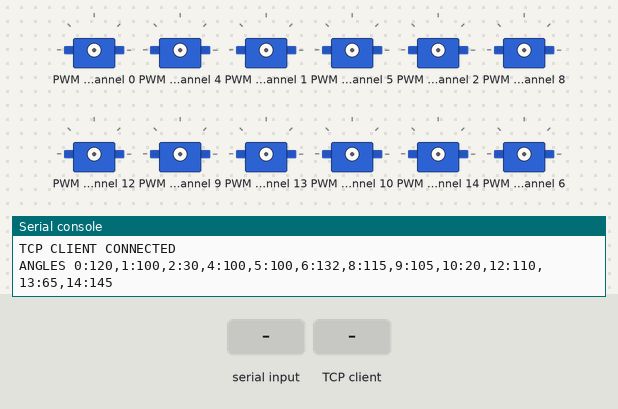
Simulated run of this program. Board: ESP32 board running MicroPython. On the bench: 12 × servo, the last lines printed to the serial console. The test bench sets the inputs (shaded band). WiFi joins after 1.5 s; one TCP client connects 1 s after the port opens and stays connected; servo angles are drawn from the pulse width (0.5 ms = 0°, 2.5 ms = 180°); library files of the repository ran but are not shown: pca9685.py.

Above: at 2.8 s.
2.9 s: "STAND" typed at the serial console, then Enter
At 5.3 s:
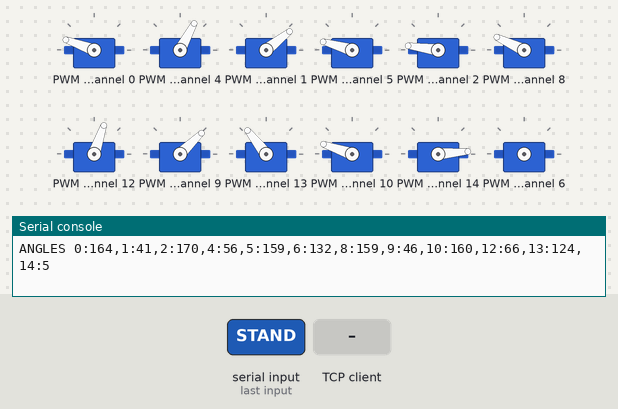
At 5.81 s:
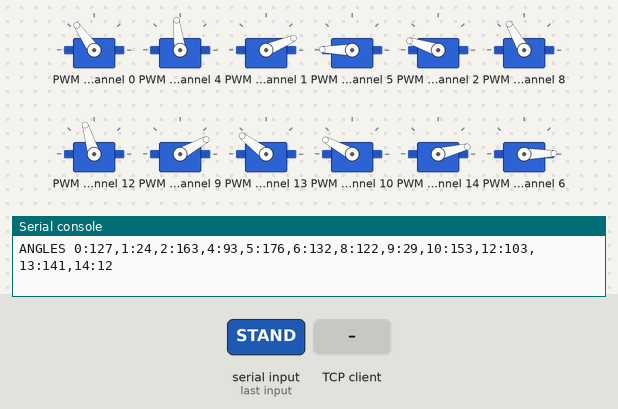
5.9 s: "LEAN_LEFT" typed at the serial console, then Enter
8.9 s: the TCP client sends "LEAN_RIGHT\n"
At 10.0 s:
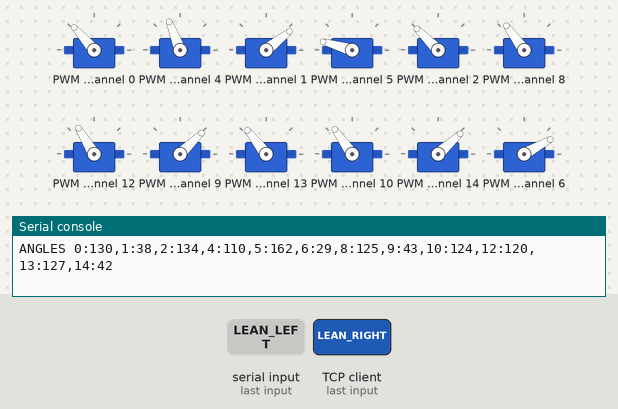
Timing chart, 0 to 11.9 s (numbered marks = the images above; inputs shaded):
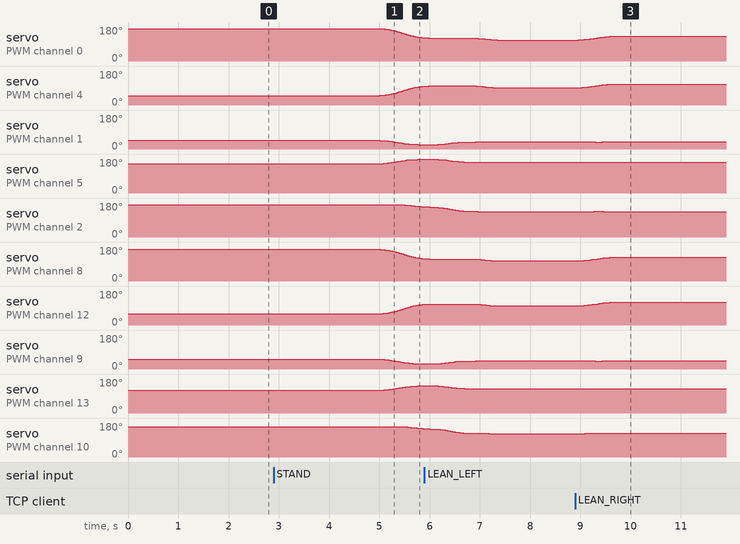

Measured:
- after the input at 2.9 s, servo on PWM channel 0: moves from 172° to 123° over 0.78 s, starting after 2.2 s; servo on PWM channel 4: moves from 49° to 99° over 0.85 s, starting after 2.1 s
- after the input at 8.9 s, servo on PWM channel 0: moves from 111° to 131° over 0.69 s, starting after 0.06 s; servo on PWM channel 4: moves from 91° to 111° over 0.67 s, starting after 0.07 s

The program:

esp32_robot_receiver.py
```python
"""
SpotMicro Robot Controller - ESP32-S3 Receiver (WiFi + USB)

Commands: STAND, SIT, LEAN_LEFT/CENTER/RIGHT,
          WALK_FORWARD/CENTER/BACKWARD, CRAWL_LEFT/STOP/RIGHT
Calib:    RAW:ch:angle, CALIB:ch:center, SAVE_HOME, GET_CENTERS, PING
WiFi:     TCP port 8888 (same command format as USB serial)
"""

import utime
import sys
import select
import network
import socket
from machine import I2C, Pin
from pca9685 import PCA9685
from profiler import Profiler
from state import StateMachine

# ============================================================
# WiFi config
# ============================================================
WIFI_SSID = "Tuan Kiet"
WIFI_PASS = "Kiet0708"
TCP_PORT  = 8888

# ============================================================
# USB Serial (sys.stdin/stdout - USB CDC REPL on ESP32-S3)
# ============================================================
class UsbSerial:
    def write(self, data):
        if isinstance(data, bytes):
            data = data.decode('utf-8', 'ignore')
        sys.stdout.write(data)

    def any(self):
        r, _, _ = select.select([sys.stdin], [], [], 0)
        return bool(r)

    def read(self, n=64):
        result = b''
        for _ in range(n):
            r, _, _ = select.select([sys.stdin], [], [], 0)
            if not r:
                break
            ch = sys.stdin.read(1)
            if ch:
                result += ch.encode()
        return result

# ============================================================
# WiFi + TCP Server
# ============================================================
def connect_wifi(ssid, password, timeout_ms=30000):
    sta = network.WLAN(network.STA_IF)
    sta.active(True)
    if not sta.isconnected():
        print("Connecting to WiFi:", ssid)
        sta.connect(ssid, password)
        t0 = utime.ticks_ms()
        while not sta.isconnected():
            if utime.ticks_diff(utime.ticks_ms(), t0) > timeout_ms:
                print("WiFi timeout!")
                return None
            utime.sleep_ms(200)
    ip = sta.ifconfig()[0]
    print("WIFI IP:", ip)
    return ip

def make_tcp_server(port):
    srv = socket.socket(socket.AF_INET, socket.SOCK_STREAM)
    srv.setsockopt(socket.SOL_SOCKET, socket.SO_REUSEADDR, 1)
    srv.bind(('', port))
    srv.listen(1)
    srv.setblocking(False)
    print("TCP server listening on port", port)
    return srv

# ============================================================
# Hardware init
# ============================================================
print("Initializing hardware...")

I2C_SDA = 8
I2C_SCL = 9
i2c = I2C(0, scl=Pin(I2C_SCL), sda=Pin(I2C_SDA), freq=400000)

devices = i2c.scan()
print("I2C devices:", [hex(d) for d in devices])
if 0x40 not in devices:
    print("WARNING: PCA9685 not found! Check wiring.")

pca = PCA9685(i2c, 0x40)
pca.freq(50)
print("PCA9685 ready")

# ============================================================
# Servo class
# ============================================================
class Servo:
    us_min_cmd = 500.0
    us_max_cmd = 2500.0
    deg_min_cmd = 0.0
    deg_max_cmd = 180.0
    us_per_180_degs = us_max_cmd - us_min_cmd
    us_per_deg = us_per_180_degs / 180.0
    freq_hz = 50.0
    period_us = (1.0 / freq_hz) * 1e6
    pca9685 = pca

    def __init__(self, pwm_channel, min_angle_deg, center_angle_deg, max_angle_deg, is_inverted):
        self.pwm_channel = pwm_channel
        self.min_angle_deg = min_angle_deg
        self.center_angle_deg = center_angle_deg
        self.max_angle_deg = max_angle_deg
        self.is_inverted = is_inverted
        self.last_angle = center_angle_deg  # track last commanded raw angle

    @staticmethod
    def get_12_bit_duty_cycle_for_us(position_us):
        if position_us < Servo.us_min_cmd or position_us > Servo.us_max_cmd:
            raise ValueError
        return int((float(position_us) / float(Servo.period_us)) * (2 ** 12))

    @staticmethod
    def get_12_bit_duty_cycle_for_angle(angle_deg):
        if angle_deg < Servo.deg_min_cmd or angle_deg > Servo.deg_max_cmd:
            raise ValueError
        target_us = Servo.us_min_cmd + (float(angle_deg) * Servo.us_per_deg)
        return Servo.get_12_bit_duty_cycle_for_us(target_us)

    def command_deg(self, angle_deg):
        offset = -angle_deg if self.is_inverted else angle_deg
        angle_raw = self.center_angle_deg + offset
        if angle_raw < self.min_angle_deg or angle_raw > self.max_angle_deg:
            raise ValueError
        self.last_angle = round(angle_raw, 1)
        self.pca9685.duty(self.pwm_channel, Servo.get_12_bit_duty_cycle_for_angle(angle_raw))

# ============================================================
# Servo initialization (calibrated center angles)
# NOTE: Foot centers: non-inv ~20-30, inv ~135-145 (IK constraint)
# ============================================================
front_right_shoulder = Servo(0,  0, 120, 180, False)
front_right_leg      = Servo(1,  0, 100, 180, False)
front_right_foot     = Servo(2,  0,  30, 180, False)

front_left_shoulder  = Servo(4,  0, 100, 180, True)
front_left_leg       = Servo(5,  0, 100, 180, True)
front_left_foot      = Servo(6,  0, 132, 180, True)

rear_right_shoulder  = Servo(8,  0, 115, 180, False)
rear_right_leg       = Servo(9,  0, 105, 180, False)
rear_right_foot      = Servo(10, 0,  20, 180, False)

rear_left_shoulder   = Servo(12, 0, 110, 180, True)
rear_left_leg        = Servo(13, 0,  65, 180, True)
rear_left_foot       = Servo(14, 0, 145, 180, True)

# Profiler + state machine
profiler = Profiler()
state_machine = StateMachine()

# USB serial instance
usb = UsbSerial()

# Servo command list (order matches profiler.get_position_commands())
servo_commands = [
    front_right_shoulder.command_deg, front_left_shoulder.command_deg,
    front_right_leg.command_deg,      front_left_leg.command_deg,
    front_right_foot.command_deg,     front_left_foot.command_deg,
    rear_right_shoulder.command_deg,  rear_left_shoulder.command_deg,
    rear_right_leg.command_deg,       rear_left_leg.command_deg,
    rear_right_foot.command_deg,      rear_left_foot.command_deg,
]

# Dict for runtime servo access by channel
servo_by_channel = {
     0: front_right_shoulder,  1: front_right_leg,   2: front_right_foot,
     4: front_left_shoulder,   5: front_left_leg,    6: front_left_foot,
     8: rear_right_shoulder,   9: rear_right_leg,   10: rear_right_foot,
    12: rear_left_shoulder,   13: rear_left_leg,    14: rear_left_foot,
}

def angle_to_duty_raw(angle):
    angle = max(0, min(180, angle))
    pulse = 500 + (angle / 180.0) * 2000
    return int((pulse / 20000) * 4095)

# ============================================================
# Ready
# ============================================================
print("Ready for PC control commands")
usb.write("READY\n")

# WiFi + TCP server
wifi_ip = connect_wifi(WIFI_SSID, WIFI_PASS)
tcp_server = None
tcp_client = None
tcp_buf    = ""
if wifi_ip:
    tcp_server = make_tcp_server(TCP_PORT)
    usb.write("WIFI_READY {}:{}\n".format(wifi_ip, TCP_PORT))
else:
    usb.write("WIFI_FAIL\n")

# ============================================================
# Crawl / state tracking
# ============================================================
crawl_mode        = 0
crawl_rc_channels = None
current_rc_channels = None
calib_mode        = False

# ============================================================
# Command handler (shared by USB and WiFi)
# ============================================================
def handle_line(cmd, reply_fn):
    global current_rc_channels, crawl_mode, crawl_rc_channels, calib_mode
    if not cmd:
        return
    try:
        if cmd == "STAND":
            current_rc_channels = [980,980,980,980,980,980,1580,1000]+[980]*8
            crawl_mode = 0; calib_mode = False
            reply_fn("OK STAND\n")

        elif cmd == "SIT":
            current_rc_channels = [980,980,980,980,980,980,1580,180]+[980]*8
            crawl_mode = 0; calib_mode = False
            reply_fn("OK SIT\n")

        elif cmd == "LEAN_LEFT":
            current_rc_channels = [980,1380,980,980,980,980,1580,1000]+[980]*8
            crawl_mode = 0; reply_fn("OK LEAN_LEFT\n")

        elif cmd == "LEAN_CENTER":
            current_rc_channels = [980,980,980,980,980,980,1580,1000]+[980]*8
            crawl_mode = 0; reply_fn("OK LEAN_CENTER\n")

        elif cmd == "LEAN_RIGHT":
            current_rc_channels = [980,580,980,980,980,980,1580,1000]+[980]*8
            crawl_mode = 0; reply_fn("OK LEAN_RIGHT\n")

        elif cmd == "WALK_FORWARD":
            current_rc_channels = [1380,980,980,980,980,980,1580,1000]+[980]*8
            crawl_mode = 0; reply_fn("OK WALK_FORWARD\n")

        elif cmd == "WALK_CENTER":
            current_rc_channels = [980,980,980,980,980,980,1580,1000]+[980]*8
            crawl_mode = 0; reply_fn("OK WALK_CENTER\n")

        elif cmd == "WALK_BACKWARD":
            current_rc_channels = [580,980,980,980,980,980,1580,1000]+[980]*8
            crawl_mode = 0; reply_fn("OK WALK_BACKWARD\n")

        elif cmd == "CRAWL_LEFT":
            crawl_mode = 1
            crawl_rc_channels = [1380,980,980,980,980,980,1580,1580]+[980]*8
            current_rc_channels = crawl_rc_channels
            reply_fn("OK CRAWL_LEFT\n")

        elif cmd == "CRAWL_STOP":
            crawl_mode = 0; crawl_rc_channels = None
            current_rc_channels = [980,980,980,980,980,980,1580,1000]+[980]*8
            reply_fn("OK CRAWL_STOP\n")

        elif cmd == "CRAWL_RIGHT":
            crawl_mode = 2
            crawl_rc_channels = [580,980,980,980,980,980,1580,1580]+[980]*8
            current_rc_channels = crawl_rc_channels
            reply_fn("OK CRAWL_RIGHT\n")

        elif cmd.startswith("RAW:"):
            parts = cmd[4:].split(':')
            ch = int(parts[0]); angle = int(parts[1])
            calib_mode = True
            pca.duty(ch, angle_to_duty_raw(angle))
            reply_fn("OK RAW {}:{}\n".format(ch, angle))

        elif cmd.startswith("CALIB:"):
            parts = cmd[6:].split(':')
            ch = int(parts[0]); center = int(parts[1])
            if ch in servo_by_channel:
                servo_by_channel[ch].center_angle_deg = center
                reply_fn("OK CALIB {}:{}\n".format(ch, center))
            else:
                reply_fn("ERROR Invalid channel\n")

        elif cmd == "SAVE_HOME":
            reply_fn("OK SAVE_HOME\n")

        elif cmd == "GET_CENTERS":
            vals = ",".join("{}:{}".format(ch, servo_by_channel[ch].center_angle_deg)
                           for ch in sorted(servo_by_channel))
            reply_fn("CENTERS {}\n".format(vals))

        elif cmd == "PING":
            reply_fn("READY\n")

        else:
            reply_fn("ERROR Unknown command\n")

    except Exception as e:
        reply_fn("ERROR {}\n".format(str(e)))

# ============================================================
# Main loop
# ============================================================
usb_buf        = ""
last_loop_us   = utime.ticks_us()
loop_period_us = 19650  # ~50 Hz
last_angles_ms = utime.ticks_ms()

while True:
    # ---- Read USB serial ----
    if usb.any():
        try:
            data = usb.read(64)
            if data:
                usb_buf += data.decode('utf-8', 'ignore')
        except:
            pass
    while '\n' in usb_buf:
        line, usb_buf = usb_buf.split('\n', 1)
        handle_line(line.strip(), usb.write)

    # ---- Accept new TCP client ----
    if tcp_server and tcp_client is None:
        try:
            tcp_client, _ = tcp_server.accept()
            tcp_client.setblocking(False)
            tcp_buf = ""
            usb.write("TCP CLIENT CONNECTED\n")
            tcp_client.send(b"READY\n")
        except OSError:
            pass

    # ---- Read TCP client ----
    if tcp_client:
        try:
            chunk = tcp_client.recv(256)
            if chunk:
                tcp_buf += chunk.decode('utf-8', 'ignore')
                while '\n' in tcp_buf:
                    line, tcp_buf = tcp_buf.split('\n', 1)
                    def tcp_reply(msg, c=tcp_client):
                        try: c.send(msg.encode())
                        except: pass
                    handle_line(line.strip(), tcp_reply)
            else:
                tcp_client.close(); tcp_client = None
                usb.write("TCP CLIENT DISCONNECTED\n")
        except OSError:
            pass

    # ---- State machine + servos (pause when in calib_mode) ----
    if not calib_mode:
        if current_rc_channels is not None:
            state_machine.update(profiler, current_rc_channels, last_loop_us)
        profiler.tick()
        pos_cmds = profiler.get_position_commands()
        for i, c in enumerate(pos_cmds):
            if c is not None:
                try:
                    servo_commands[i](c)
                except:
                    pass

    # ---- Broadcast servo angles every ~500ms ----
    if utime.ticks_diff(utime.ticks_ms(), last_angles_ms) >= 500:
        last_angles_ms = utime.ticks_ms()
        vals = ",".join("{}:{}".format(ch, int(servo_by_channel[ch].last_angle))
                        for ch in sorted(servo_by_channel))
        msg = "ANGLES {}\n".format(vals)
        usb.write(msg)
        if tcp_client:
            try: tcp_client.send(msg.encode())
            except: pass

    # ---- 50 Hz timing ----
    while utime.ticks_diff(utime.ticks_us(), last_loop_us) < loop_period_us:
        pass
    last_loop_us = utime.ticks_us()
```

Source omitted: profiler.py (8606 bytes), state.py (5604 bytes), crawl.py (11147 bytes)
